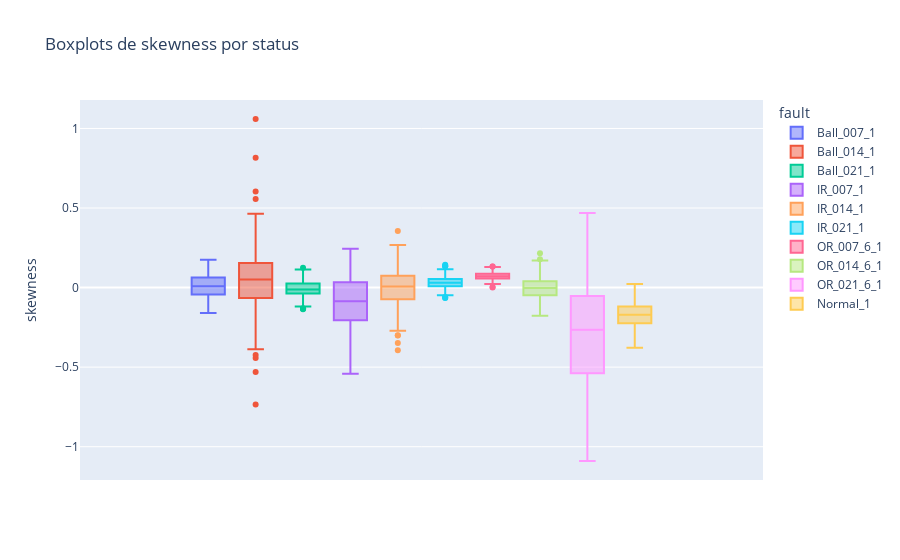

The notebook cell this image was saved under:
### Markdown cell above
### 2. Plotly

**Prós:**


* Flexível quanto à personalização dos gráficos, pois possui a versão express, com mais ferramentas prontas, e a versão "graph objects", mais personalizável;
* Possui uma versão em Javascript (plotly.js), ou seja, é possível replicar qualquer gráfico feito por ele em aplicações WEB;
* Gráficos interativos, onde é possível dar zoom e capturar valores precisos.


**Contras:**

* Documentação da biblioteca não é muito boa;

**Exemplo de visualização:**

### Code cell
fig = px.box(df[['skewness','fault']],y='skewness',color='fault', title= "Boxplots de skewness por status")
fig.show()

### Figure 1 — Plotly figure (JSON) as saved in the notebook; plotly's stock layout.template omitted (floating-point values rounded to 4 significant figures; data arrays with more than 128 entries replaced by an {"elided": "..."} marker saying what was removed)
{"data": [{"alignmentgroup": "True", "hovertemplate": "fault=Ball_007_1<br>skewness=%{y}<extra></extra>", "legendgroup": "Ball_007_1", "marker": {"color": "#636efa"}, "name": "Ball_007_1", "notched": false, "offsetgroup": "Ball_007_1", "orientation": "v", "showlegend": true, "type": "box", "x0": " ", "xaxis": "x", "y": {"elided": "230 float values"}, "y0": " ", "yaxis": "y"}, {"alignmentgroup": "True", "hovertemplate": "fault=Ball_014_1<br>skewness=%{y}<extra></extra>", "legendgroup": "Ball_014_1", "marker": {"color": "#EF553B"}, "name": "Ball_014_1", "notched": false, "offsetgroup": "Ball_014_1", "orientation": "v", "showlegend": true, "type": "box", "x0": " ", "xaxis": "x", "y": {"elided": "230 float values"}, "y0": " ", "yaxis": "y"}, {"alignmentgroup": "True", "hovertemplate": "fault=Ball_021_1<br>skewness=%{y}<extra></extra>", "legendgroup": "Ball_021_1", "marker": {"color": "#00cc96"}, "name": "Ball_021_1", "notched": false, "offsetgroup": "Ball_021_1", "orientation": "v", "showlegend": true, "type": "box", "x0": " ", "xaxis": "x", "y": {"elided": "230 float values"}, "y0": " ", "yaxis": "y"}, {"alignmentgroup": "True", "hovertemplate": "fault=IR_007_1<br>skewness=%{y}<extra></extra>", "legendgroup": "IR_007_1", "marker": {"color": "#ab63fa"}, "name": "IR_007_1", "notched": false, "offsetgroup": "IR_007_1", "orientation": "v", "showlegend": true, "type": "box", "x0": " ", "xaxis": "x", "y": {"elided": "230 float values"}, "y0": " ", "yaxis": "y"}, {"alignmentgroup": "True", "hovertemplate": "fault=IR_014_1<br>skewness=%{y}<extra></extra>", "legendgroup": "IR_014_1", "marker": {"color": "#FFA15A"}, "name": "IR_014_1", "notched": false, "offsetgroup": "IR_014_1", "orientation": "v", "showlegend": true, "type": "box", "x0": " ", "xaxis": "x", "y": {"elided": "230 float values"}, "y0": " ", "yaxis": "y"}, {"alignmentgroup": "True", "hovertemplate": "fault=IR_021_1<br>skewness=%{y}<extra></extra>", "legendgroup": "IR_021_1", "marker": {"color": "#19d3f3"}, "name": "IR_021_1", "notched": false, "offsetgroup": "IR_021_1", "orientation": "v", "showlegend": true, "type": "box", "x0": " ", "xaxis": "x", "y": {"elided": "230 float values"}, "y0": " ", "yaxis": "y"}, {"alignmentgroup": "True", "hovertemplate": "fault=OR_007_6_1<br>skewness=%{y}<extra></extra>", "legendgroup": "OR_007_6_1", "marker": {"color": "#FF6692"}, "name": "OR_007_6_1", "notched": false, "offsetgroup": "OR_007_6_1", "orientation": "v", "showlegend": true, "type": "box", "x0": " ", "xaxis": "x", "y": {"elided": "230 float values"}, "y0": " ", "yaxis": "y"}, {"alignmentgroup": "True", "hovertemplate": "fault=OR_014_6_1<br>skewness=%{y}<extra></extra>", "legendgroup": "OR_014_6_1", "marker": {"color": "#B6E880"}, "name": "OR_014_6_1", "notched": false, "offsetgroup": "OR_014_6_1", "orientation": "v", "showlegend": true, "type": "box", "x0": " ", "xaxis": "x", "y": {"elided": "230 float values"}, "y0": " ", "yaxis": "y"}, {"alignmentgroup": "True", "hovertemplate": "fault=OR_021_6_1<br>skewness=%{y}<extra></extra>", "legendgroup": "OR_021_6_1", "marker": {"color": "#FF97FF"}, "name": "OR_021_6_1", "notched": false, "offsetgroup": "OR_021_6_1", "orientation": "v", "showlegend": true, "type": "box", "x0": " ", "xaxis": "x", "y": {"elided": "230 float values"}, "y0": " ", "yaxis": "y"}, {"alignmentgroup": "True", "hovertemplate": "fault=Normal_1<br>skewness=%{y}<extra></extra>", "legendgroup": "Normal_1", "marker": {"color": "#FECB52"}, "name": "Normal_1", "notched": false, "offsetgroup": "Normal_1", "orientation": "v", "showlegend": true, "type": "box", "x0": " ", "xaxis": "x", "y": {"elided": "230 float values"}, "y0": " ", "yaxis": "y"}], "layout": {"boxmode": "group", "legend": {"title": {"text": "fault"}, "tracegroupgap": 0}, "title": {"text": "Boxplots de skewness por status"}, "xaxis": {"anchor": "y", "domain": [0, 1]}, "yaxis": {"anchor": "x", "domain": [0, 1], "title": {"text": "skewness"}}}}
